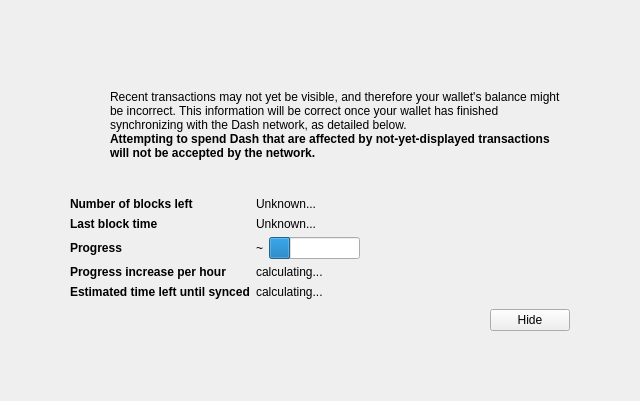
<?xml version="1.0" encoding="UTF-8"?>
<ui version="4.0">
 <class>ModalOverlay</class>
 <widget class="ModalOverlay" name="ModalOverlay">
  <property name="geometry">
   <rect>
    <x>0</x>
    <y>0</y>
    <width>640</width>
    <height>401</height>
   </rect>
  </property>
  <property name="windowTitle">
   <string>Form</string>
  </property>
  <layout class="QVBoxLayout" name="verticalLayout" stretch="0">
   <property name="sizeConstraint">
    <enum>QLayout::SetDefaultConstraint</enum>
   </property>
   <property name="leftMargin">
    <number>0</number>
   </property>
   <property name="topMargin">
    <number>0</number>
   </property>
   <property name="rightMargin">
    <number>0</number>
   </property>
   <property name="bottomMargin">
    <number>0</number>
   </property>
   <item>
    <widget class="QWidget" name="bgWidget" native="true">
     <property name="styleSheet">
      <string notr="true"/>
     </property>
     <layout class="QVBoxLayout" name="verticalLayoutMain" stretch="0">
      <property name="leftMargin">
       <number>60</number>
      </property>
      <property name="topMargin">
       <number>60</number>
      </property>
      <property name="rightMargin">
       <number>60</number>
      </property>
      <property name="bottomMargin">
       <number>60</number>
      </property>
      <item>
       <widget class="QWidget" name="contentWidget" native="true">
        <property name="styleSheet">
         <string notr="true"/>
        </property>
        <layout class="QVBoxLayout" name="verticalLayoutSub" stretch="1,0,0,0,0">
         <property name="spacing">
          <number>0</number>
         </property>
         <property name="leftMargin">
          <number>10</number>
         </property>
         <property name="topMargin">
          <number>10</number>
         </property>
         <property name="rightMargin">
          <number>10</number>
         </property>
         <property name="bottomMargin">
          <number>10</number>
         </property>
         <item>
          <layout class="QHBoxLayout" name="horizontalLayoutIconText" stretch="0,1">
           <property name="topMargin">
            <number>20</number>
           </property>
           <item>
            <layout class="QVBoxLayout" name="verticalLayoutIcon">
             <property name="leftMargin">
              <number>0</number>
             </property>
             <item>
              <widget class="QPushButton" name="warningIcon">
               <property name="enabled">
                <bool>false</bool>
               </property>
               <property name="text">
                <string/>
               </property>
               <property name="icon">
                <iconset>
                 <normaloff>:/icons/warning</normaloff>
                 <disabledoff>:/icons/warning</disabledoff>:/icons/warning</iconset>
               </property>
               <property name="iconSize">
                <size>
                 <width>48</width>
                 <height>48</height>
                </size>
               </property>
               <property name="flat">
                <bool>true</bool>
               </property>
              </widget>
             </item>
             <item>
              <spacer name="verticalSpacerWarningIcon">
               <property name="orientation">
                <enum>Qt::Vertical</enum>
               </property>
               <property name="sizeHint" stdset="0">
                <size>
                 <width>20</width>
                 <height>40</height>
                </size>
               </property>
              </spacer>
             </item>
            </layout>
           </item>
           <item>
            <layout class="QVBoxLayout" name="verticalLayoutInfoText">
             <property name="leftMargin">
              <number>0</number>
             </property>
             <property name="topMargin">
              <number>0</number>
             </property>
             <item>
              <widget class="QLabel" name="infoText">
               <property name="text">
                <string>Recent transactions may not yet be visible, and therefore your wallet's balance might be incorrect. This information will be correct once your wallet has finished synchronizing with the Dash network, as detailed below.</string>
               </property>
               <property name="textFormat">
                <enum>Qt::RichText</enum>
               </property>
               <property name="wordWrap">
                <bool>true</bool>
               </property>
              </widget>
             </item>
             <item>
              <widget class="QLabel" name="infoTextStrong">
               <property name="font">
                <font>
                 <weight>75</weight>
                 <bold>true</bold>
                </font>
               </property>
               <property name="text">
                <string>Attempting to spend Dash that are affected by not-yet-displayed transactions will not be accepted by the network.</string>
               </property>
               <property name="textFormat">
                <enum>Qt::RichText</enum>
               </property>
               <property name="wordWrap">
                <bool>true</bool>
               </property>
              </widget>
             </item>
             <item>
              <spacer name="verticalSpacerInTextSpace">
               <property name="orientation">
                <enum>Qt::Vertical</enum>
               </property>
               <property name="sizeHint" stdset="0">
                <size>
                 <width>20</width>
                 <height>40</height>
                </size>
               </property>
              </spacer>
             </item>
            </layout>
           </item>
          </layout>
         </item>
         <item>
          <spacer name="verticalSpacerAfterText">
           <property name="orientation">
            <enum>Qt::Vertical</enum>
           </property>
           <property name="sizeHint" stdset="0">
            <size>
             <width>20</width>
             <height>40</height>
            </size>
           </property>
          </spacer>
         </item>
         <item>
          <layout class="QFormLayout" name="formLayout">
           <property name="fieldGrowthPolicy">
            <enum>QFormLayout::FieldsStayAtSizeHint</enum>
           </property>
           <property name="horizontalSpacing">
            <number>6</number>
           </property>
           <property name="verticalSpacing">
            <number>6</number>
           </property>
           <property name="topMargin">
            <number>10</number>
           </property>
           <item row="0" column="0">
            <widget class="QLabel" name="labelNumberOfBlocksLeft">
             <property name="font">
              <font>
               <weight>75</weight>
               <bold>true</bold>
              </font>
             </property>
             <property name="text">
              <string>Number of blocks left</string>
             </property>
            </widget>
           </item>
           <item row="0" column="1">
            <widget class="QLabel" name="numberOfBlocksLeft">
             <property name="text">
              <string>Unknown...</string>
             </property>
            </widget>
           </item>
           <item row="1" column="0">
            <widget class="QLabel" name="labelLastBlockTime">
             <property name="font">
              <font>
               <weight>75</weight>
               <bold>true</bold>
              </font>
             </property>
             <property name="text">
              <string>Last block time</string>
             </property>
            </widget>
           </item>
           <item row="1" column="1">
            <widget class="QLabel" name="newestBlockDate">
             <property name="sizePolicy">
              <sizepolicy hsizetype="Maximum" vsizetype="Preferred">
               <horstretch>0</horstretch>
               <verstretch>0</verstretch>
              </sizepolicy>
             </property>
             <property name="text">
              <string>Unknown...</string>
             </property>
            </widget>
           </item>
           <item row="2" column="0">
            <widget class="QLabel" name="labelSyncDone">
             <property name="font">
              <font>
               <weight>75</weight>
               <bold>true</bold>
              </font>
             </property>
             <property name="text">
              <string>Progress</string>
             </property>
            </widget>
           </item>
           <item row="2" column="1">
            <layout class="QHBoxLayout" name="horizontalLayoutSync" stretch="0,1">
             <item>
              <widget class="QLabel" name="percentageProgress">
               <property name="text">
                <string notr="true">~</string>
               </property>
              </widget>
             </item>
             <item>
              <widget class="QProgressBar" name="progressBar">
               <property name="value">
                <number>24</number>
               </property>
               <property name="format">
                <string/>
               </property>
              </widget>
             </item>
            </layout>
           </item>
           <item row="4" column="0">
            <widget class="QLabel" name="labelProgressIncrease">
             <property name="font">
              <font>
               <weight>75</weight>
               <bold>true</bold>
              </font>
             </property>
             <property name="text">
              <string>Progress increase per hour</string>
             </property>
            </widget>
           </item>
           <item row="4" column="1">
            <widget class="QLabel" name="progressIncreasePerH">
             <property name="text">
              <string>calculating...</string>
             </property>
            </widget>
           </item>
           <item row="5" column="0">
            <widget class="QLabel" name="labelEstimatedTimeLeft">
             <property name="font">
              <font>
               <weight>75</weight>
               <bold>true</bold>
              </font>
             </property>
             <property name="text">
              <string>Estimated time left until synced</string>
             </property>
            </widget>
           </item>
           <item row="5" column="1">
            <widget class="QLabel" name="expectedTimeLeft">
             <property name="text">
              <string>calculating...</string>
             </property>
            </widget>
           </item>
          </layout>
         </item>
         <item>
          <layout class="QHBoxLayout" name="horizontalLayoutButtons">
           <property name="leftMargin">
            <number>10</number>
           </property>
           <property name="topMargin">
            <number>10</number>
           </property>
           <item>
            <spacer name="horizontalSpacer">
             <property name="orientation">
              <enum>Qt::Horizontal</enum>
             </property>
             <property name="sizeHint" stdset="0">
              <size>
               <width>40</width>
               <height>20</height>
              </size>
             </property>
            </spacer>
           </item>
           <item>
            <widget class="QPushButton" name="closeButton">
             <property name="text">
              <string>Hide</string>
             </property>
            </widget>
           </item>
          </layout>
         </item>
         <item>
          <layout class="QVBoxLayout" name="verticalLayout_2">
           <item>
            <spacer name="verticalSpacer">
             <property name="orientation">
              <enum>Qt::Vertical</enum>
             </property>
             <property name="sizeHint" stdset="0">
              <size>
               <width>20</width>
               <height>40</height>
              </size>
             </property>
            </spacer>
           </item>
          </layout>
         </item>
        </layout>
       </widget>
      </item>
     </layout>
    </widget>
   </item>
  </layout>
 </widget>
 <customwidgets>
  <customwidget>
   <class>ModalOverlay</class>
   <extends>QWidget</extends>
   <header>modaloverlay.h</header>
   <container>1</container>
  </customwidget>
 </customwidgets>
 <resources/>
 <connections/>
</ui>
